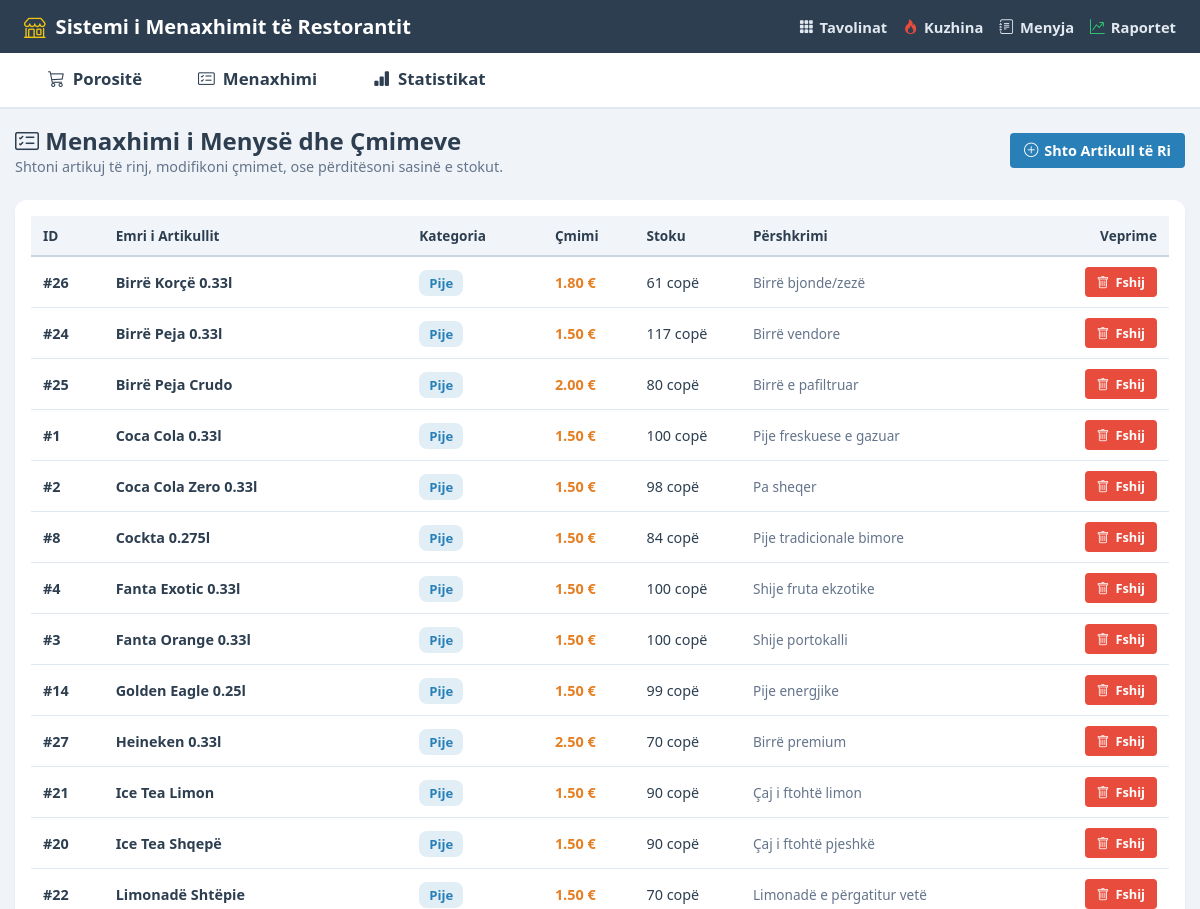
Page /admin/menu (upper part) on the earlier database version.
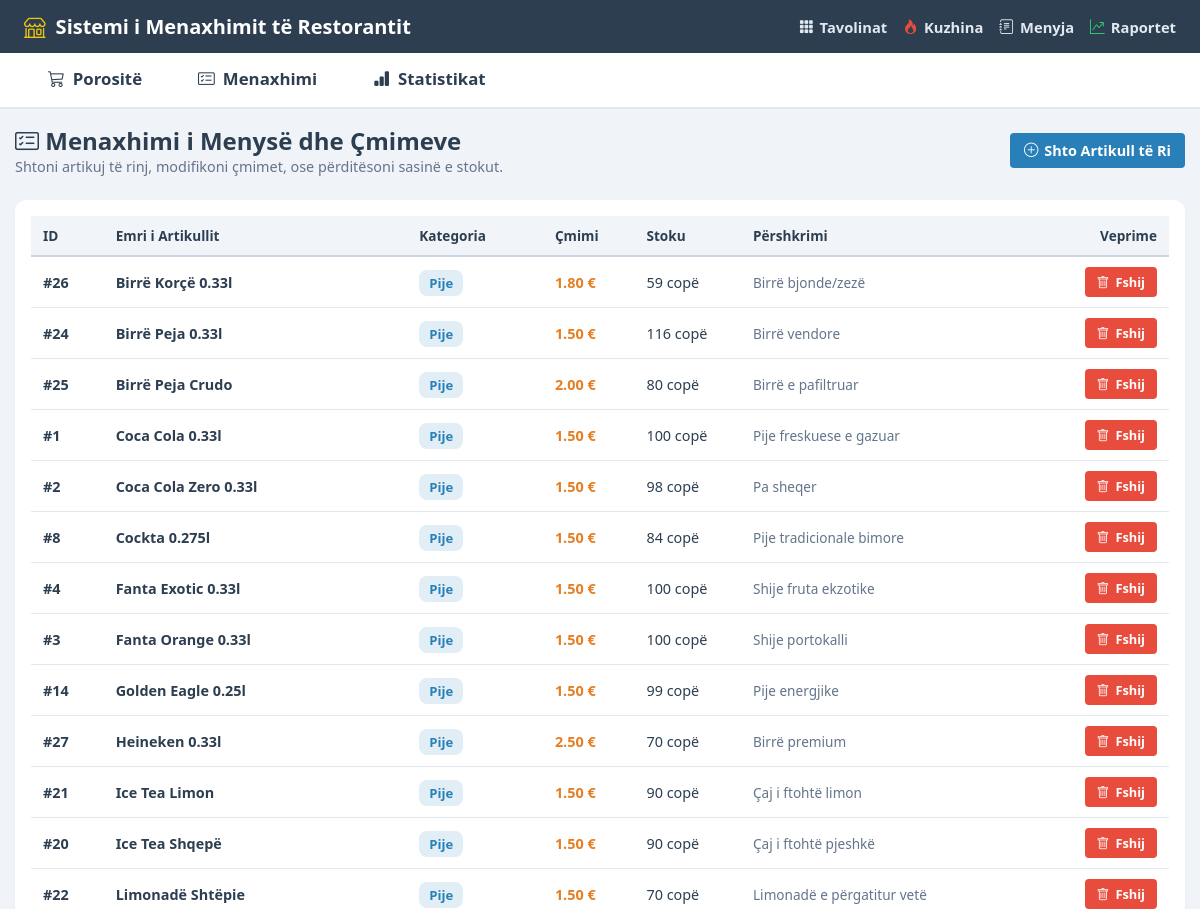
Same page on the later database version.
### tables this page shows
CREATE TABLE menu_items (
            id INTEGER PRIMARY KEY AUTOINCREMENT,
            name TEXT NOT NULL,
            category_id INTEGER NOT NULL,
            price REAL NOT NULL,
            stock_quantity INTEGER DEFAULT 100,
            description TEXT DEFAULT '',
            is_active INTEGER DEFAULT 1,
            FOREIGN KEY (category_id) REFERENCES categories(id) ON DELETE CASCADE
        );

CREATE TABLE categories (
            id INTEGER PRIMARY KEY AUTOINCREMENT,
            name TEXT NOT NULL UNIQUE,
            color TEXT DEFAULT '#2980b9',
            icon TEXT DEFAULT 'bi-tag',
            display_order INTEGER DEFAULT 0
        );

### web/app.py (the view)
@app.get("/admin/menu", response_class=HTMLResponse)
async def admin_menu_page(request: Request):
    items = models.get_menu_items(active_only=True)
    categories = models.get_categories()
    pending_orders = models.get_orders(status="E Re")
    return templates.TemplateResponse(
        request=request,
        name="admin_menu.html",
        context={
            "active_page": "menu",
            "restaurant_name": RESTAURANT_NAME,
            "items": items,
            "categories": categories,
            "pending_orders_count": len(pending_orders)
        }
    )

### web/templates/admin_menu.html (shortened to what this page needs)
{% extends "base.html" %}
{% block content %}
<div style="margin-bottom: 24px; display: flex; justify-content: space-between; align-items: center; flex-wrap: wrap; gap: 12px;">
    <div>
        <h2 style="font-weight: 800; color: var(--accent-color);">
            <i class="bi bi-card-checklist" style="color: var(--primary-color);"></i> Menaxhimi i Menysë dhe Çmimeve
        </h2>
        <p style="color: var(--text-muted); font-size: 0.9rem;">
            Shtoni artikuj të rinj, modifikoni çmimet, ose përditësoni sasinë e stokut.
        </p>
    </div>
    <div>
        <button class="btn btn-primary" onclick="toggleAddForm()">
            <i class="bi bi-plus-circle"></i> Shto Artikull të Ri
        </button>
    </div>
</div>
<div style="background: white; border-radius: 12px; padding: 16px; box-shadow: 0 4px 6px -1px rgba(0,0,0,0.05); overflow-x: auto;">
    <table class="data-table">
        <thead>
            <tr>
                <th>ID</th>
                <th>Emri i Artikullit</th>
                <th>Kategoria</th>
                <th>Çmimi</th>
                <th>Stoku</th>
                <th>Përshkrimi</th>
                <th style="text-align: right;">Veprime</th>
            </tr>
        </thead>
        <tbody>
            {% for item in items %}
            <tr>
                <td><strong>#{{ item.id }}</strong></td>
                <td style="font-weight: 600;">{{ item.name }}</td>
                <td>
                    <span style="background: {{ item.category_color }}22; color: {{ item.category_color }}; padding: 4px 10px; border-radius: 8px; font-weight: bold; font-size: 0.82rem;">
                        {{ item.category_name }}
                    </span>
                </td>
                <td style="font-weight: 700; color: #e67e22;">{{ "%.2f"|format(item.price) }} €</td>
                <td>
                    {% if item.stock_quantity < 10 %}
                    <span style="color: #e74c3c; font-weight: bold;">{{ item.stock_quantity }} (Ulët)</span>
                    {% else %}
                    <span>{{ item.stock_quantity }} copë</span>
                    {% endif %}
                </td>
                <td style="color: var(--text-muted); font-size: 0.85rem;">{{ item.description or '-' }}</td>
                <td style="text-align: right;">
                    <form action="/admin/menu/delete/{{ item.id }}" method="POST" style="display: inline;" onsubmit="return confirm('A jeni të sigurt që dëshironi ta fshini artikullin {{ item.name }}?')">
                        <button type="submit" class="btn btn-danger" style="padding: 6px 12px; font-size: 0.8rem; display: inline-flex;">
                            <i class="bi bi-trash"></i> Fshij
                        </button>
                    </form>
                </td>
            </tr>
            {% endfor %}
        </tbody>
    </table>
</div>
{% endblock %}

### web/templates/base.html (shortened to what this page needs)
<!DOCTYPE html>
<html lang="sq">
<head>
    <link rel="stylesheet" href="https://cdn.jsdelivr.net/npm/bootstrap-icons@1.11.3/font/bootstrap-icons.min.css">
    <link rel="stylesheet" href="/static/css/style.css">
</head>
<body>
    <header class="header-bar">
        <div class="header-title">
            <i class="bi bi-shop" style="color: #f1c40f; font-size: 1.35rem;"></i>
            <span>Sistemi i Menaxhimit të Restorantit</span>
        </div>
        <div style="display: flex; gap: 16px; align-items: center;">
            <a href="/tables" class="header-link">
                <i class="bi bi-grid-3x3-gap-fill"></i> Tavolinat
            </a>
            <a href="/kitchen" class="header-link">
                <i class="bi bi-fire" style="color: #e74c3c;"></i> Kuzhina
            </a>
            <a href="/admin/menu" class="header-link">
                <i class="bi bi-journal-text"></i> Menyja
            </a>
            <a href="/reports" class="header-link">
                <i class="bi bi-graph-up-arrow" style="color: #2ecc71;"></i> Raportet
            </a>
        </div>
    </header>
    <nav class="main-tabs" id="mainTabsNav">
        <a href="/pos?tab=porosite" class="main-tab-btn " id="tabBtnPorosite" onclick="handleTabClick(event, 'porosite')">
            <i class="bi bi-cart3"></i> Porositë
        </a>
        <a href="/pos?tab=menaxhimi" class="main-tab-btn {% if active_page == 'pos' and request.query_params.get('tab') == 'menaxhimi' %}active{% endif %}" id="tabBtnMenaxhimi" onclick="handleTabClick(event, 'menaxhimi')">
            <i class="bi bi-card-checklist"></i> Menaxhimi
        </a>
        <a href="/pos?tab=statistikat" class="main-tab-btn {% if active_page == 'pos' and request.query_params.get('tab') == 'statistikat' %}active{% endif %}" id="tabBtnStatistikat" onclick="handleTabClick(event, 'statistikat')">
            <i class="bi bi-bar-chart-fill"></i> Statistikat
        </a>
    </nav>
    <main class="app-container">
        {% block content %}{% endblock %}
    </main>
</body>
</html>

### web/static/css/style.css (style rules this page uses)
:root { --ngjyra-kryesore: #2980b9; --ngjyra-sfoni: #f0f4f8; --ngjyra-akcent: #2c3e50; --ngjyra-pije: #3498db; --ngjyra-kafe: #8d6e63; --ngjyra-ushqim: #e74c3c; --ngjyra-embelsire: #e67e22; --ngjyra-cmimi: #f39c12; --ngjyra-totali: #27ae60; --ngjyra-ruaj: #2ecc71; --border-color: #cbd5e1; --text-muted: #64748b; }
* { box-sizing: border-box; margin: 0; padding: 0; font-family: "Segoe UI", Tahoma, Geneva, Verdana, sans-serif; }
body { background-color: var(--ngjyra-sfoni); color: var(--ngjyra-akcent); min-height: 100vh; display: flex; flex-direction: column; }
.header-bar { background-color: var(--ngjyra-akcent); color: white; padding: 12px 24px; display: flex; justify-content: space-between; align-items: center; box-shadow: 0 2px 8px rgba(0,0,0,0.15); }
.header-title { font-size: 1.25rem; font-weight: 700; display: flex; align-items: center; gap: 10px; color: white; }
.header-link { color: #e2e8f0; text-decoration: none; font-size: 0.92rem; font-weight: 600; display: inline-flex; align-items: center; gap: 6px; transition: color 0.15s ease; }
.main-tabs { background-color: white; display: flex; border-bottom: 2px solid #e2e8f0; padding: 0 20px; }
.main-tab-btn { padding: 14px 28px; background: transparent; border: none; border-bottom: 3px solid transparent; font-size: 1.05rem; font-weight: 700; color: var(--ngjyra-akcent); cursor: pointer; transition: all 0.2s; display: flex; align-items: center; gap: 8px; text-decoration: none; }
.app-container { flex: 1; padding: 15px; max-width: 1600px; margin: 0 auto; width: 100%; }
.data-table { width: 100%; border-collapse: collapse; }
.data-table th { background: #f1f5f9; padding: 10px 12px; font-size: 0.85rem; font-weight: 700; color: var(--ngjyra-akcent); text-align: left; border-bottom: 2px solid #cbd5e1; }
.data-table td { padding: 10px 12px; border-bottom: 1px solid #e2e8f0; font-size: 0.9rem; }
.btn { padding: 8px 14px; border-radius: 4px; font-weight: 600; font-size: 0.9rem; cursor: pointer; border: none; text-decoration: none; display: inline-flex; align-items: center; gap: 6px; justify-content: center; }
.btn-primary { background: var(--ngjyra-kryesore); color: white; }
.btn-danger { background: var(--ngjyra-ushqim); color: white; }

Differences in the rows shown:
changed menu_items "Birrë Korçë 0.33l": stock_quantity "61" → "59"
changed menu_items "Birrë Peja 0.33l": stock_quantity "117" → "116"
